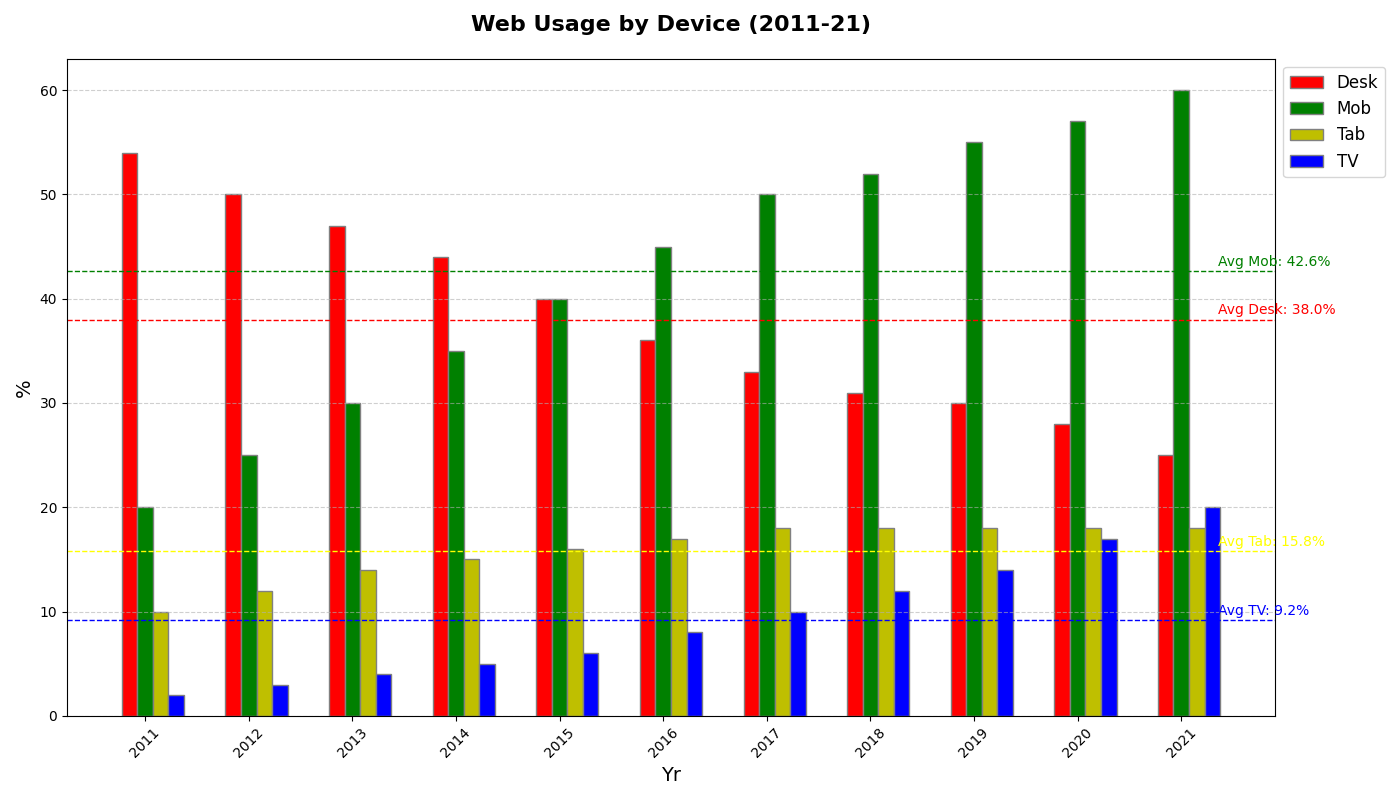

Write Python code to recreate this figure.
import matplotlib.pyplot as plt
import numpy as np

years = np.arange(2011, 2022)
desktop_usage = [54, 50, 47, 44, 40, 36, 33, 31, 30, 28, 25]
mobile_usage = [20, 25, 30, 35, 40, 45, 50, 52, 55, 57, 60]
tablet_usage = [10, 12, 14, 15, 16, 17, 18, 18, 18, 18, 18]
smart_tv_usage = [2, 3, 4, 5, 6, 8, 10, 12, 14, 17, 20]

fig, ax = plt.subplots(figsize=(14, 8))
bar_width = 0.15

r1 = np.arange(len(years))
r2 = [x + bar_width for x in r1]
r3 = [x + bar_width for x in r2]
r4 = [x + bar_width for x in r3]

# Changed colors are shuffled compared to the original code
ax.bar(r1, desktop_usage, color='r', width=bar_width, edgecolor='grey', label='Desk')
ax.bar(r2, mobile_usage, color='g', width=bar_width, edgecolor='grey', label='Mob')
ax.bar(r3, tablet_usage, color='y', width=bar_width, edgecolor='grey', label='Tab')
ax.bar(r4, smart_tv_usage, color='b', width=bar_width, edgecolor='grey', label='TV')

ax.set_title('Web Usage by Device (2011-21)', fontsize=16, fontweight='bold', pad=20)
ax.set_xlabel('Yr', fontsize=14)
ax.set_ylabel('%', fontsize=14)
ax.set_xticks([r + bar_width for r in range(len(years))])
ax.set_xticklabels(years, rotation=45)

ax.legend(loc='upper left', bbox_to_anchor=(1, 1), fontsize=12)
ax.grid(True, linestyle='--', alpha=0.6, axis='y')

average_desktop = np.mean(desktop_usage)
average_mobile = np.mean(mobile_usage)
average_tablet = np.mean(tablet_usage)
average_tv = np.mean(smart_tv_usage)

# Adjusted colors for average lines and text as well
ax.axhline(average_desktop, color='red', linestyle='--', linewidth=1)
ax.text(len(years)-0.5, average_desktop+0.5, f'Avg Desk: {average_desktop:.1f}%', color='red', fontsize=10)

ax.axhline(average_mobile, color='green', linestyle='--', linewidth=1)
ax.text(len(years)-0.5, average_mobile+0.5, f'Avg Mob: {average_mobile:.1f}%', color='green', fontsize=10)

ax.axhline(average_tablet, color='yellow', linestyle='--', linewidth=1)
ax.text(len(years)-0.5, average_tablet+0.5, f'Avg Tab: {average_tablet:.1f}%', color='yellow', fontsize=10)

ax.axhline(average_tv, color='blue', linestyle='--', linewidth=1)
ax.text(len(years)-0.5, average_tv+0.5, f'Avg TV: {average_tv:.1f}%', color='blue', fontsize=10)

plt.tight_layout()
plt.show()
